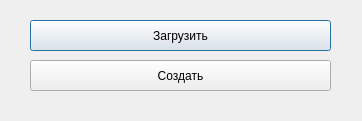
<?xml version="1.0" encoding="UTF-8"?>
<ui version="4.0">
 <class>Dialog</class>
 <widget class="QDialog" name="Dialog">
  <property name="geometry">
   <rect>
    <x>0</x>
    <y>0</y>
    <width>362</width>
    <height>121</height>
   </rect>
  </property>
  <property name="windowTitle">
   <string>Dialog</string>
  </property>
  <widget class="QPushButton" name="pushButton">
   <property name="geometry">
    <rect>
     <x>30</x>
     <y>20</y>
     <width>301</width>
     <height>31</height>
    </rect>
   </property>
   <property name="text">
    <string>Загрузить</string>
   </property>
  </widget>
  <widget class="QPushButton" name="pushButton_2">
   <property name="geometry">
    <rect>
     <x>30</x>
     <y>60</y>
     <width>301</width>
     <height>31</height>
    </rect>
   </property>
   <property name="text">
    <string>Создать</string>
   </property>
  </widget>
 </widget>
 <resources/>
 <connections/>
</ui>
